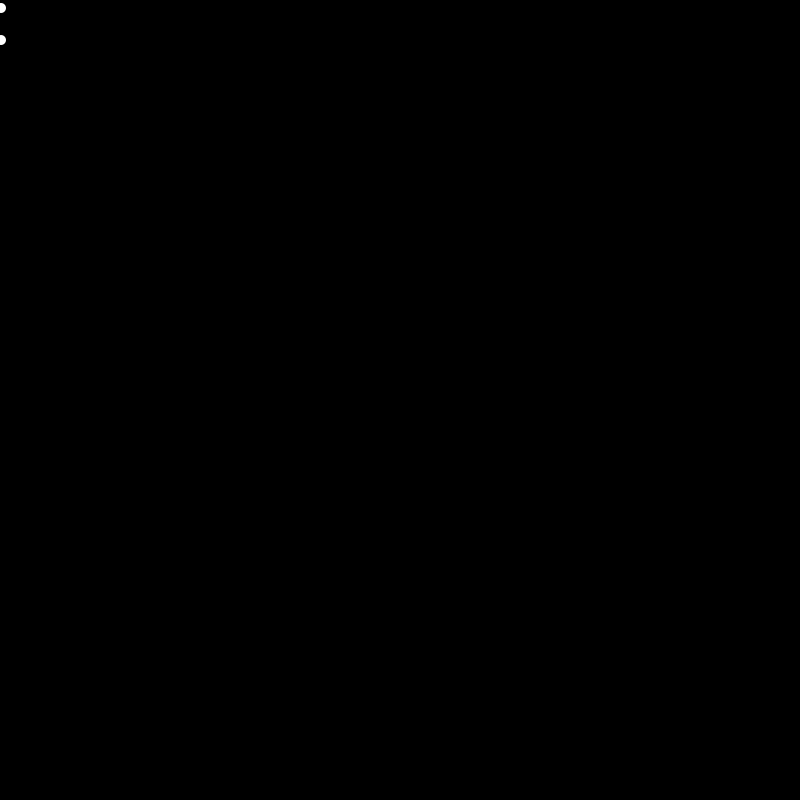
Frame 1 (no input)
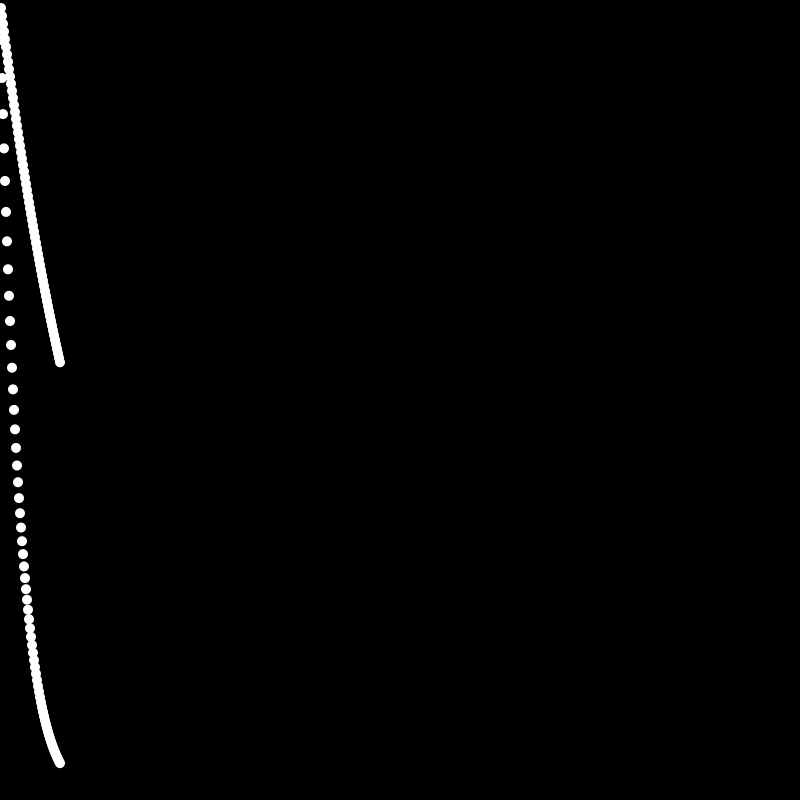
Frame 60 (the mouse pressed at the canvas centre just before this capture)
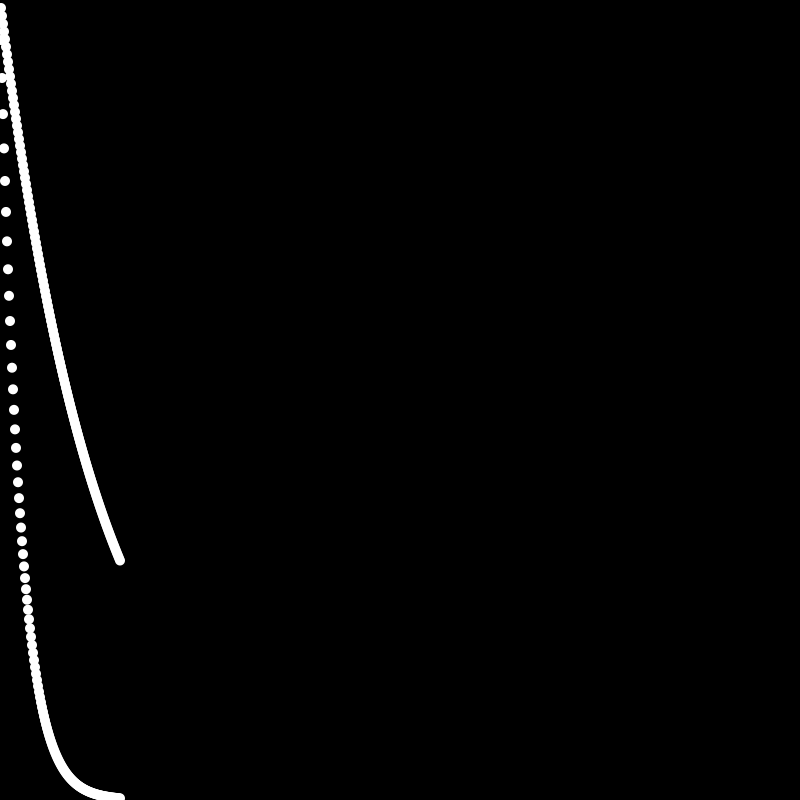
Frame 120 (the mouse held since frame 60 and released just before this capture)

The Processing sketch that drew these frames (run headless with seeded random() and noise(); from frame 60 on, the mouse is pressed at the canvas centre):

// Processing sketch: graphing_easing
// ── graphing_easing.pde
//GRAPHING HOW SPEED CHANGES WITH EASING

float x, y1, y2, y3, y4;

void setup() {
  size(800, 800);
  background(0);
  noStroke();
}

void draw() {
  println(x, y2, y2);
  x++;
  
  y1 += (height-y1)*.01;
  ellipse(x, y1, 10, 10);
  
  y2 += (height-y2)*.05;
  ellipse(x, y2, 10, 10);

  //y3 += (height-y3)*.001;
  //ellipse(x, y3, 10, 10);
  
  //y4 += (height-y4)*.005;
  //ellipse(x, y4, 10, 10);
}
